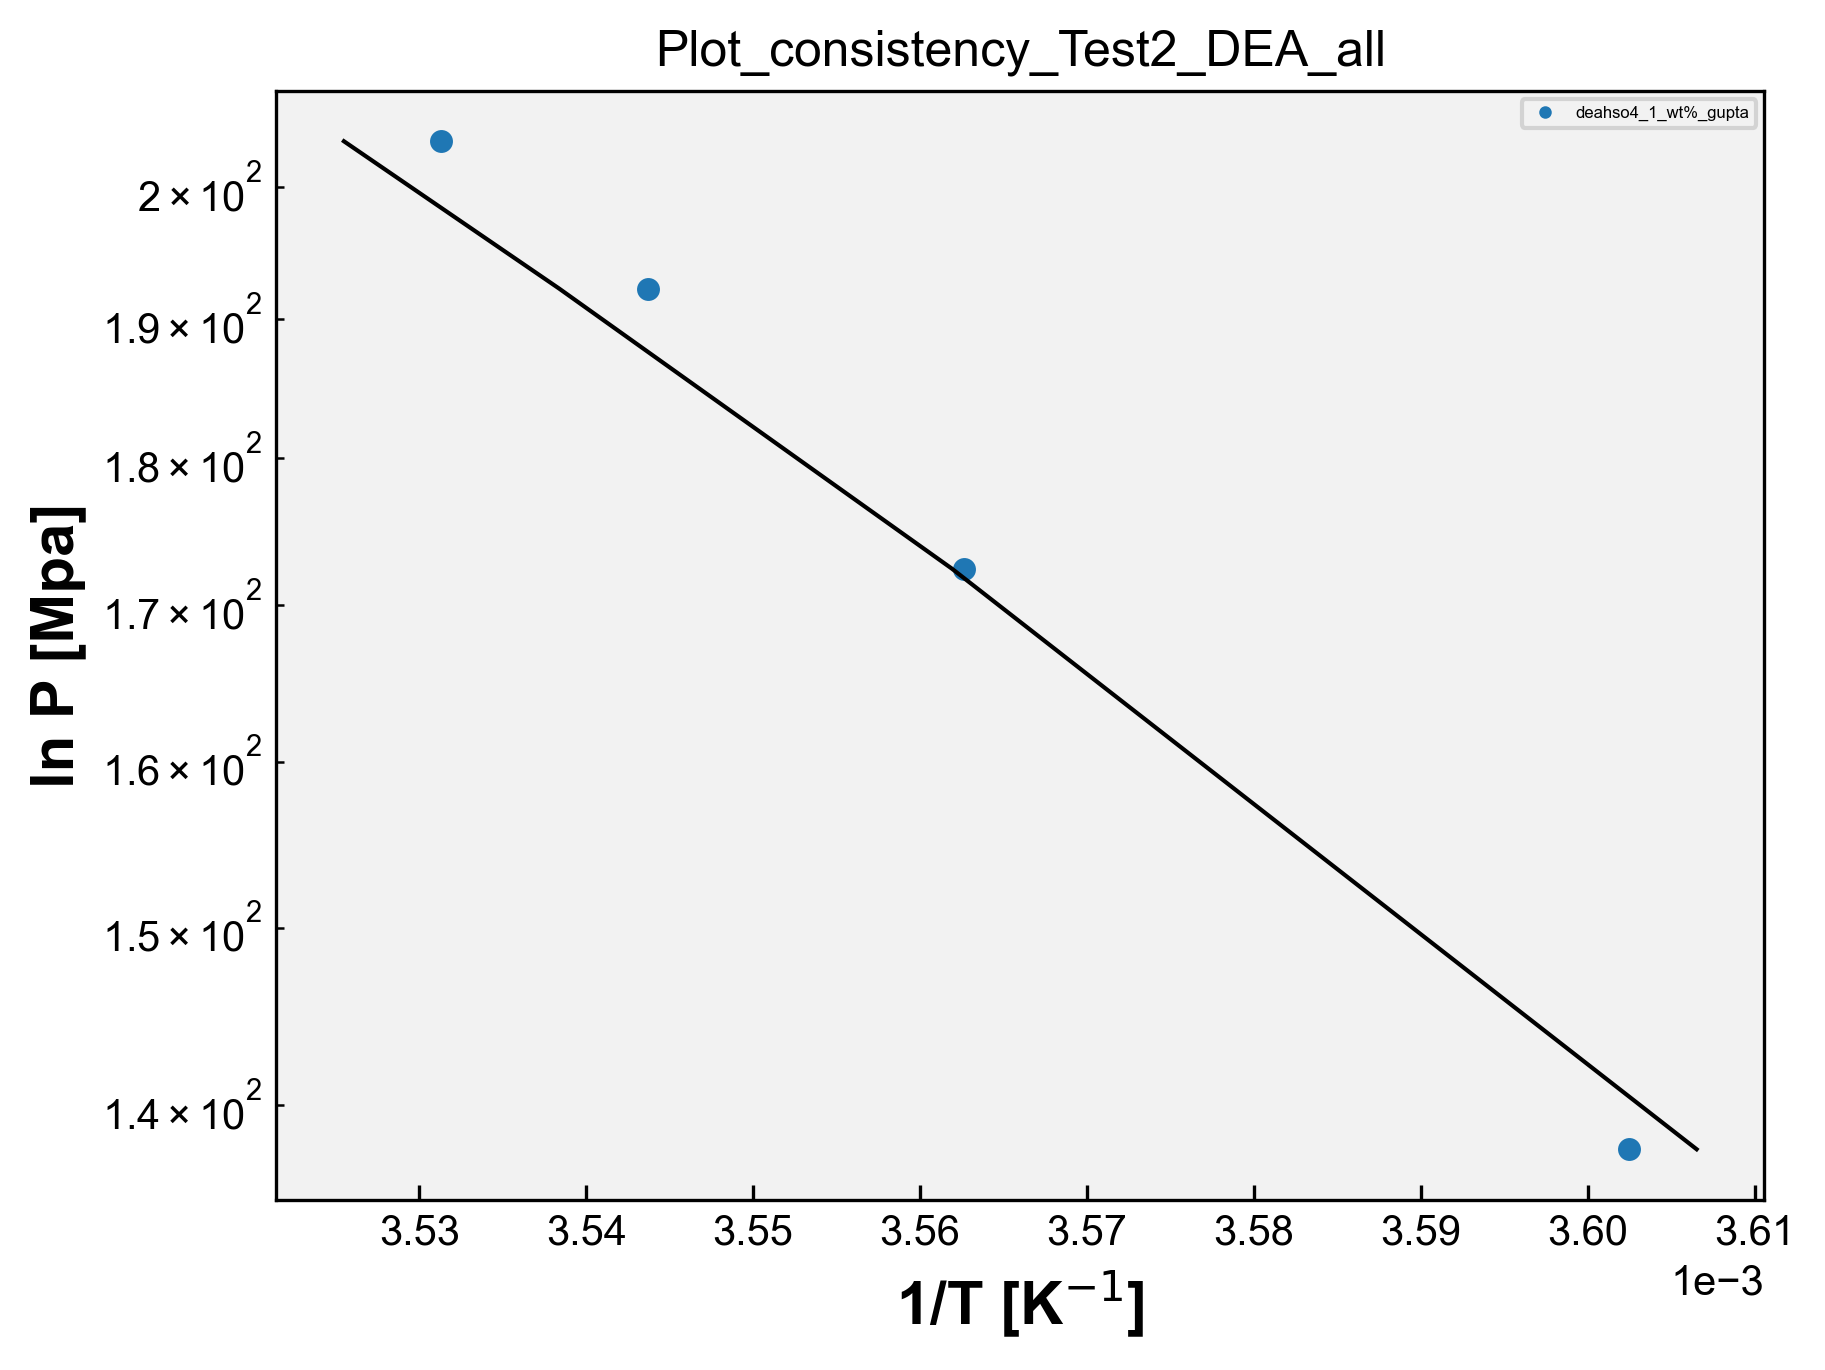

Here is the Python script that generated this plot:
# Plot_consistency - TMA 
import matplotlib.pyplot as plt
import matplotlib
from matplotlib.font_manager import FontProperties
from matplotlib.ticker import ScalarFormatter
import pandas as pd
import numpy as np
import openpyxl
import os 

matplotlib.rcParams['font.family'] = "Arial" # change the default font # mudança da fonte 
matplotlib.rcParams['xtick.direction'] = 'in' # change the ticks direction # mudança da direção dos marcadores ao longo dos eixos de um gráfico que indicam valores específicos 
matplotlib.rcParams['ytick.direction'] = 'in'
font = FontProperties() # cria uma instância de propriedades de fontes, tamanho, estilo e família
font.set_family('sans-serif') # 'serif', 'sans-serif', 'cursive', 'fantasy', or 'monospace' # família da fonte 
font.set_name('Arial') # nome da fonte 
font.set_weight('bold') # 'ultralight', 'light', 'normal', 'regular', 'book', 'medium', 'roman', 'semibold', 'demibold', 'demi', 'bold', 'heavy', 'extra bold', 'black' # peso da fonte 
font.set_style('normal') #'normal', 'italic' or 'oblique' # estilo da fonte, negrito, itálico, normal, etc 
font.set_size('x-large') # xx-small', 'x-small', 'small', 'medium', 'large', 'x-large', 'xx-large' # tamanho da fonte 
plt.rcParams['figure.dpi'] = 300 # resolução padrão para as figuras exibidas na tela 
plt.rcParams['savefig.dpi'] = 300 # resolução padrão para as figuras salvas em arquivos PNG, PDF ou SVG 
opt = {'fillstyle':'full','markersize':5,'markeredgewidth':0.5} # aparência dos marcadores, fillstyle: full - estilo de preenchimento markersize: 5 - tamanho do marcador markeredgewidth: 0.5 largura da borda do marcador 
plt.rcParams['figure.facecolor'] = (1.0,1.0,1.0,0.0) # cor de fundo da figura como transparente 
plt.rcParams['axes.facecolor'] = '0.95' # cor de fundo dos eixos como uma tonalidade de cinza claro 
#plt.rcParams['figure.figsize'] = (4,4) # tamanho da figura padrão em polegadas 


caminho_arquivo = 'DEA.xlsx' # caminho do arquivo  
wb = openpyxl.load_workbook(caminho_arquivo) # ler dados de abas individuais do arquivo Excel sem abrir e fechar repetidamente, mantém aberto. Mais eficiente se você precisa ler dados de várias abas do arquivo. Lista com os nomes de todas as abas do arquivo Excel.
# load_workbook é a função usada para carregar o arquvio Excel

dados_coluna_O_array = [] # matriz para guardar os dados da coluna O de todas as sheet
dados_coluna_P_array = [] # matriz para guardar os dados da coluna P de todas as sheet
dados_coluna_Q_array = [] # matriz para guardar os dados da coluna Q de todas as sheet

nomes_abas = []

for i in wb.sheetnames: # para i dentro da lista wb com os nomes de todas as abas
    nome_aba = wb[i] # obtém o nome da aba na posição i na lista wb, que contém os nomes de todas as abas
    nome_aba_split = nome_aba.title.split("_") # nome_aba é o nome completo da aba. nome_aba.title converte o nome da aba para o formato de título. split("_ ") divide o nome da aba em duas partes usando o caractere "_ "
    if len(nome_aba_split) > 2: # se o nome da aba contiver mais de duas partes 
        nome_aba_split.insert(2, "wt%") # insere wt% entre a segunda e a terceira partes do nome da aba 
        nome_aba_final = "_".join(nome_aba_split) # junta as partes do nome da aba de volta com "_"
        print('nome_aba_final', nome_aba_final)
        nomes_abas.append(nome_aba_final) # adiciona o nome modificado _a lista de nomes das abas 
    else:
        nomes_abas.append(nome_aba.title) # nome da aba não tiver mais de duas partes, adiciona o nome completo da aba à lista nomes_abas (usada na legenda)

    dados_coluna_O = [] # abre uma lista para os dados da coluna O da sheet 
    dados_coluna_P = [] # abre uma lista para os dados da coluna P da sheet
    dados_coluna_Q = [] # abre uma lista para os dados da coluna Q da sheet

    for j in nome_aba.iter_rows(min_row=2, values_only=True): # iter_rows: permite iterar sobre as linhas dessa aba # min_row=2: especifica a primeira linha a ser considerada, nesse caso, começa na segunda linha, pois a primeira linha geralmente contém os cabeçalhos das colunas # values_only=True: indica que queremos obter apenas os valores das células, sem incluir informações adicionais como formatação, fórmulas ou estilos. 
        dados_coluna_O.append(j[14])
        dados_coluna_P.append(j[15])
        dados_coluna_Q.append(j[16])
    
    print('dados_O', dados_coluna_O)
    for k in range(len(dados_coluna_O)):
        if dados_coluna_O[k] is not None:
            dados_coluna_O[k] = dados_coluna_O[k] * 10**2
    print('dados_O', dados_coluna_O)
    dados_coluna_O_array.append(dados_coluna_O)
    dados_coluna_P_array.append(dados_coluna_P)
    dados_coluna_Q_array.append(dados_coluna_Q)

    
print('dados_O', dados_coluna_O_array)
print('dados_P', dados_coluna_P_array)
print('dados_Q', dados_coluna_Q_array)

# Plotagem dos dados:

symbols = ['o', 's', '^', 'D', 'v', '>', '<', 'P', 'X', 'H', '*']  # Exemplos de símbolos

# Vetor de cores
colors = ['#1f77b4', '#ff7f0e', '#2ca02c', '#d62728', '#9467bd', '#8c564b', '#e377c2', '#7f7f7f', '#bcbd22', '#17becf', 'pink']  # Exemplos de cores

lines = []

for i in range(len(dados_coluna_O_array)):
    y = dados_coluna_O_array[i]
    x = dados_coluna_P_array[i]
    x2 = dados_coluna_Q_array[i]
    print('x', x)
    print('y', y)
    print('x2', x2)
    symbol=symbols[i]
    color=colors[i]
    line1, = plt.plot(x, y, marker=symbol, markersize=opt['markersize'], markeredgewidth=opt['markeredgewidth'], fillstyle=opt['fillstyle'], color=color, linestyle='none', label=nomes_abas[i]) # lines armazenam as linhas geradas pelos plots
    line2, = plt.plot(x2, y, color='black', linestyle='-', linewidth=1)

    lines.append(line1)

plt.gca().set_yscale('log')
plt.gca().yaxis.set_major_formatter(ScalarFormatter(useOffset=True))
plt.ticklabel_format(axis='x', style='sci', scilimits=(0,0)) # eixo x em notação científica 
plt.legend(handles=lines, loc='upper right', fontsize=4, markerscale=0.5) # cria a legenda usando as linhas armazenadas na lista
plt.xlabel('1/T [K$^{-1}$]',fontproperties=font)
plt.ylabel('ln P [Mpa]',fontproperties=font)
#plt.legend(loc="upper left")

nome_arquivo_python = os.path.basename(__file__) # obter o nome do arquivo python atual
nome_arquivo_sem_extensao = os.path.splitext(nome_arquivo_python)[0] # obter o nome do arquivo sem extensão # [0] vai acessar o primeiro elemento da tupla retornado por path.splitext

plt.title(nome_arquivo_sem_extensao)

plt.savefig(f'{nome_arquivo_sem_extensao}.png',format='png',bbox_inches='tight',
                dpi=300,transparent=False)
plt.show()
